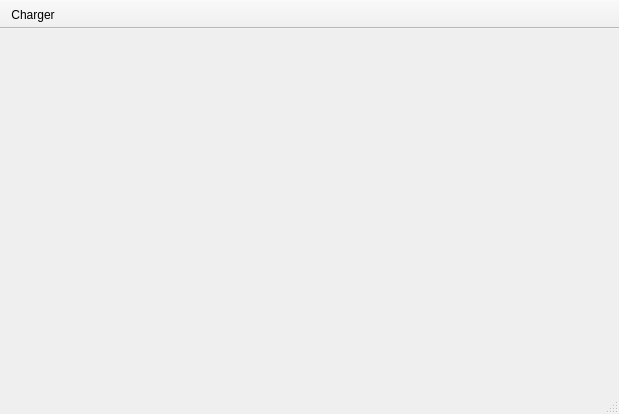
<?xml version="1.0" encoding="UTF-8"?>
<ui version="4.0">
 <class>MainWindow</class>
 <widget class="QMainWindow" name="MainWindow">
  <property name="geometry">
   <rect>
    <x>0</x>
    <y>0</y>
    <width>619</width>
    <height>414</height>
   </rect>
  </property>
  <property name="windowTitle">
   <string>MainWindow</string>
  </property>
  <widget class="MainWidget" name="centralWidget"/>
  <widget class="QMenuBar" name="menuBar">
   <property name="geometry">
    <rect>
     <x>0</x>
     <y>0</y>
     <width>619</width>
     <height>19</height>
    </rect>
   </property>
  </widget>
  <widget class="QToolBar" name="mainToolBar">
   <property name="movable">
    <bool>false</bool>
   </property>
   <property name="floatable">
    <bool>false</bool>
   </property>
   <attribute name="toolBarArea">
    <enum>TopToolBarArea</enum>
   </attribute>
   <attribute name="toolBarBreak">
    <bool>false</bool>
   </attribute>
   <addaction name="actionCharger"/>
  </widget>
  <widget class="QStatusBar" name="statusBar"/>
  <action name="actionCharger">
   <property name="text">
    <string>Charger</string>
   </property>
  </action>
 </widget>
 <layoutdefault spacing="6" margin="11"/>
 <customwidgets>
  <customwidget>
   <class>MainWidget</class>
   <extends>QWidget</extends>
   <header>MainWidget.h</header>
   <container>1</container>
  </customwidget>
 </customwidgets>
 <resources/>
 <connections/>
</ui>
